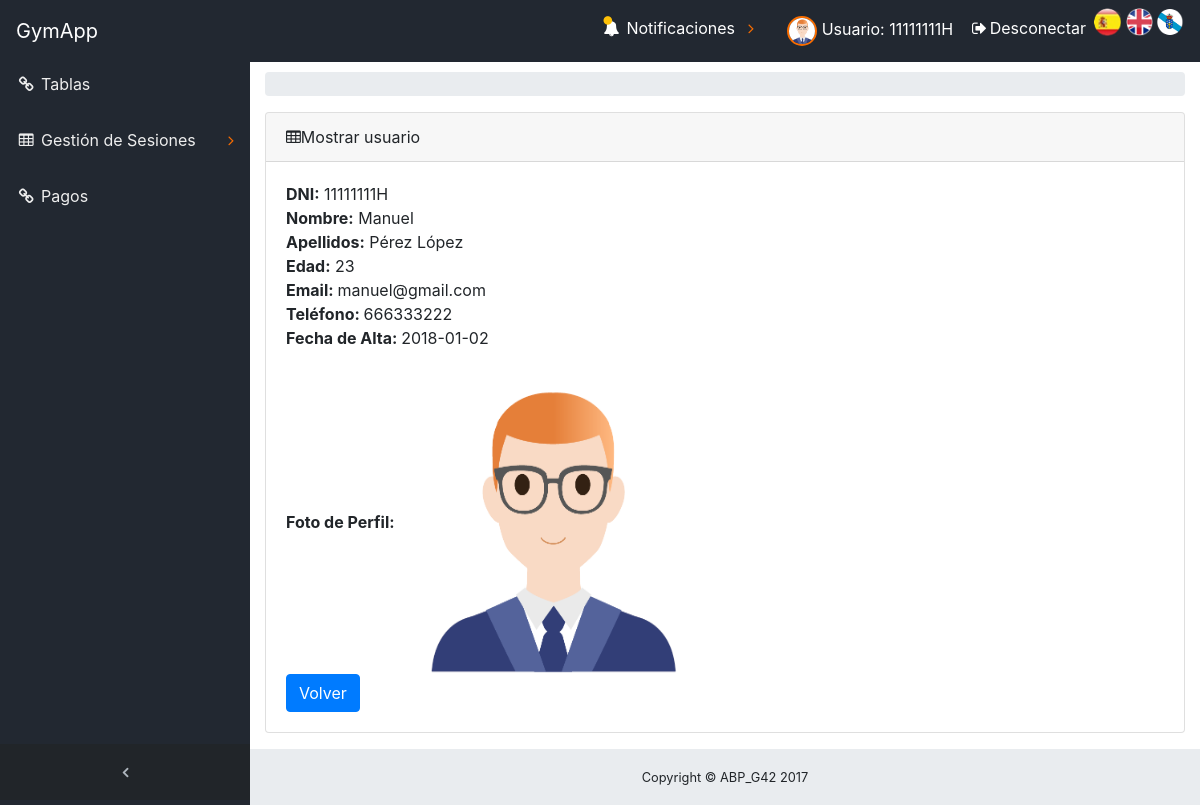
Screenshot of /ABP/index.php?controller=Usuario&action=UsuarioView&dni=11111111H (signed in) with the database file from the repository.
### tables this page shows
CREATE TABLE `usuario` (
  `dni` varchar(10) NOT NULL,
  `nombre` varchar(50) NOT NULL,
  `apellidos` varchar(50) NOT NULL,
  `edad` tinyint(4) DEFAULT NULL,
  `contrasena` varchar(128) NOT NULL,
  `email` varchar(100) DEFAULT NULL,
  `telefono` varchar(20) NOT NULL,
  `fechaAlta` date NOT NULL,
  `fotoperfil` varchar(200) DEFAULT NULL
);

### ABP/core/ViewManager.php (called while the page is built, shortened)
<?php
class ViewManager {
	private $variables = array();
	private $layout = "default";
	public function setVariable($varname, $value, $flash=false) {
		$this->variables[$varname] = $value;
	}
	public function getVariable($varname, $default=NULL) {
		if (!isset($this->variables[$varname])) {
			return $default;
		}
		return $this->variables[$varname];
	}
	public function render($controller, $viewname) {
		include(__DIR__ . "/../view/$controller/$viewname.php");
		$this->renderLayout();
	}
	private function renderLayout() {
		include(__DIR__ . "/../view/layouts/" .$this->layout.".php");
	}
	private static $viewmanager_singleton = NULL;
	public static function getInstance() {
		if (self::$viewmanager_singleton == null) {
			self::$viewmanager_singleton = new ViewManager();
		}
		return self::$viewmanager_singleton;
	}
}

### ABP/controller/UsuarioController.php (called while the page is built, shortened)
<?php
require_once(__DIR__."/../core/ViewManager.php");
require_once(__DIR__ . "/../model/UsuarioMapper.php");
require_once(__DIR__ . "/../model/Usuario.php");
class UsuarioController extends BaseController
{
    private $usuarioMapper;
    public function __construct()
    {
        $this->usuarioMapper = new UsuarioMapper();
    }
    public function UsuarioView()
    {
        $dni = $_GET["dni"];
        $usuario = $this->usuarioMapper->findById($dni);
        $this->view->setVariable("usuario", $usuario);
        $this->view->render("usuario", "usuarioSHOWCURRENT");
    }
}
?>

### ABP/index.php (called while the page is built, shortened)
<?php
function run() {
	try {
		$controller = loadController($_GET["controller"]);
		$actionName = $_GET["action"];
		$controller->$actionName();
	} catch(Exception $ex) {
		die("An exception occured!!!!!".$ex->getMessage());
	}
}
function loadController($controllerName) {
	return new $controllerClassName();
}
run();
?>

### ABP/view/messages/messages_es.php (called while the page is built)
<?php
    $i18n_messages = array(
    	'Nombre'=> 'Nombre',
    	'Asunto' => 'Asunto',
    	'contenido' => 'contenido',
    	'nombre' => 'nombre',
    	'El atributo '=>'El atributo ',
    	' no puede ser vacío' => ' no puede ser vacío',
    	'Longitud incorrecta. El atributo ' => 'Longitud incorrecta. El atributo ',
    	' debe tener una longitud máxima de '=>' debe tener una longitud máxima de ',
    	' y tiene '=>' y tiene ',
    	'El atributo no sigue el formato correcto. Pruebe example@example.com' => 'El atributo no sigue el formato correcto. Pruebe example@example.com',
    	' contiene caracteres no alfabéticos'=>' contiene caracteres no alfabéticos',
    	' no esta comprendido en ['=>' no esta comprendido en [',
    	' no puede tener mas de ' => ' no puede tener mas de ',
    	'decimales'=>'decimales',
    	' no tiene 8 números seguidos de una letra: FORMATO INCORRECTO!!!'=>' no tiene 8 números seguidos de una letra: FORMATO INCORRECTO!!!',
    	'La letra del DNI no es correcta'=>'La letra del DNI no es correcta',
    	' no tiene un formato válido de telefeno.'=>' no tiene un formato válido de telefeno.',
    	' debe estar compuesto únicamente por digitos.'=>' debe estar compuesto únicamente por digitos.',
        'precio' => 'precio',
        ': activar para ordenar columna ascendentemente'=>': activar para ordenar columna ascendentemente',
        ': activar para ordenar columna descendentemente'=>': activar para ordenar columna descendentemente',
        'Primero' => 'Primero',
        'Último'=>'Último',
        'Siguiente'=>'Siguiente',
        'Anterior'=>'Anterior',
        'Tabla sin datos'=>'Tabla sin datos',
        'Mostrando _START_ a _END_ de _TOTAL_ elementos'=>'Mostrando _START_ a _END_ de _TOTAL_ elementos',
        'Mostrando 0 a 0 de 0 elementos'=>'Mostrando 0 a 0 de 0 elementos',
        '(filtrados de _MAX_ elementos totales)'=>'(filtrados de _MAX_ elementos totales)',
        'Mostrar _MENU_ elementos'=>'Mostrar _MENU_ elementos',
        'Cargando...'=>'Cargando...',
        'Procesando...'=>'Procesando...',
        'Buscar:'=>'Buscar:',
        'No se encontró nada'=>'No se encontró nada',
        'dni' => 'dni',
        'contraseña' => 'contraseña'
    );
?>

### ABP/core/I18n.php (called while the page is built, shortened)
<?php
class I18n {
	private $messages;
	public function setLanguage($language) {
		$this->messages = $i18n_messages;
	}
	public function i18n($key) {
		if (isset($this->messages[$key])){
			return $this->messages[$key];
		}else{
			return $key;
		}
	}
	private static $i18n_singleton = null;
	public static function getInstance() {
		if (self::$i18n_singleton == NULL) {
			self::$i18n_singleton = new I18n();
		}
		return self::$i18n_singleton;
	}
}
function i18n($key) {
	return I18n::getInstance()->i18n($key);
}

### ABP/model/Usuario.php (called while the page is built, shortened)
<?php
class Usuario
{
            private $dni;
            private $nombre;
            private $apellidos;
            private $edad;
            private $email;
            private $telefono;
            private $fechaAlta;
            private $fotoperfil;
        function __construct($dni=NULL,$nombre=NULL,$apellidos=NULL,$edad=NULL,$password=NULL,$email=NULL,$telefono=NULL,$fechaAlta=NULL,$tipo=NULL,$fotoperfil=NULL){
            $this->dni = $dni;
            $this->nombre = $nombre;
            $this->apellidos = $apellidos;
            $this->edad = $edad;
            $this->email = $email;
            $this->telefono = $telefono;
            $this->fechaAlta=$fechaAlta;
            $this->fotoperfil=$fotoperfil;
        }
    public function getDni() {
        return $this->dni;
    }
    public function getNombre() {
        return $this->nombre;
    }
    public function getApellidos() {
        return $this->apellidos;
    }
    public function getEdad(){
        return $this->edad;
    }
    public function getEmail(){
        return $this->email;
    }
    public function getTelefono(){
        return $this->telefono;
    }
    public function getFecha(){
        return $this->fechaAlta;
    }
    public function getFotoPerfil(){
        return $this->fotoperfil;
    }
}
?>

### ABP/model/UsuarioMapper.php (called while the page is built, shortened)
<?php
require_once(__DIR__."/../core/Access_DB.php");
require_once(__DIR__."/Usuario.php");
class UsuarioMapper {
    protected $db;
    public function __construct()
    {
        $this->db = PDOConnection::getInstance();
    }
      public function findById($dni)
    {
        $stmt = $this->db->prepare("SELECT * FROM usuario WHERE dni=?");
        $stmt->execute(array($dni));
        $usuario = $stmt->fetch(PDO::FETCH_ASSOC);
        if($usuario != null)
         {
            return new Usuario($usuario["dni"],$usuario["nombre"],$usuario["apellidos"],$usuario["edad"],null,$usuario["email"],$usuario["telefono"],$usuario["fechaAlta"],'', $usuario['fotoperfil']);
        }else
        {
            return NULL;
        }
    }
    public function obtenerFotoPerfil(){
        $stmt = $this->db->prepare("SELECT fotoperfil FROM usuario WHERE dni=?");
        $stmt->execute(array($_SESSION['currentuser']));
        $foto_db = $stmt->fetch(PDO::FETCH_ASSOC);
        return $foto_db['fotoperfil'];
    }
}
?>

### ABP/core/Access_DB.php (called while the page is built, shortened)
<?php
class PDOConnection {
	private static $db_singleton = null;
	public static function getInstance() {
		if (self::$db_singleton == null) {
			self::$db_singleton = new PDO(
			"mysql:host=".HOST.";dbname=".DB.";charset=utf8",
			USER,
			PASS,
			array(
				PDO::ATTR_EMULATE_PREPARES => false,
				PDO::ATTR_ERRMODE => PDO::ERRMODE_EXCEPTION)
			);
		}
		return self::$db_singleton;
	}
}
?>

### ABP/view/usuario/usuarioSHOWCURRENT.php (the view, shortened to what this page needs)
<?php
require_once(__DIR__."/../../core/ViewManager.php");
    $view = ViewManager::getInstance();
    $usuario = $view->getVariable("usuario");
?>
<div class="content-wrapper">
    <div class="container-fluid">
        <ol class="breadcrumb">
        </ol>
        <div class="card mb-3">
            <div class="card-header">
                <i class="fa fa-table"></i><?= i18n("Mostrar usuario") ?>
            </div>
            <div class="card-body">
                <b><?= i18n("DNI") ?>:</b> <?php echo $usuario->getDni(); ?><br>
                <b><?= i18n("Nombre") ?>:</b> <?php echo $usuario->getNombre(); ?><br>
                <b><?= i18n("Apellidos") ?>:</b> <?php echo $usuario->getApellidos(); ?><br>
                <b><?= i18n("Edad") ?>:</b> <?php echo $usuario->getEdad(); ?><br>
                <b><?= i18n("Email") ?>: </b> <?php echo $usuario->getEmail(); ?><br>
                <b><?= i18n("Teléfono") ?>: </b> <?php echo $usuario->getTelefono(); ?><br>
                <b><?= i18n("Fecha de Alta") ?>: </b> <?php echo $usuario->getFecha(); ?><br><br>
                <b><?= i18n("Foto de Perfil") ?>: </b><img src="<?php echo $usuario->getFotoPerfil(); ?>" height="300" width="300"><br>
                <button type="button" onclick="window.location.href='./index.php?controller=Usuario&amp;action=UsuariosListar'" class="btn btn-primary">Volver</button>
            </div>
        </div>
    </div>
</div>

### ABP/view/layouts/menuSuperior.php (shortened to what this page needs)
<html>
    <link rel="stylesheet" type="text/css" href="./view/Icons/icomoon/style.css">
    <link rel="stylesheet" type="text/css" href="./view/Icons/icomoon/modifyIcon.css">
                    <li class="nav-item" data-toggle="tooltip">
                        <a class="nav-link" href="./index.php?controller=Usuario&amp;action=UsuarioView&amp;dni=<?php echo $_SESSION['currentuser'];?>">
                            <?php require_once './model/UsuarioMapper.php';
                            $UsuarioMapper = new UsuarioMapper();
                            $fotoperfil = $UsuarioMapper->obtenerFotoPerfil();
                            ?>
                            <img class="imgRedonda" src="<?php echo $fotoperfil; ?>" height="40" width="40">
                            <span class="nav-link-text"> <?= i18n("Usuario");?>: <?php echo $_SESSION['currentuser']; ?></span>
                        </a>
                    </li>
                    <li class="nav-item">
                        <a class="nav-link" data-toggle="modal" data-target="#exampleModal">
                            <i class="fa fa-fw fa-sign-out"></i><?= i18n("Desconectar") ?>
                        </a>
                    </li>
<html>

### rows the page displays
usuario: fotoperfil (picture), dni "11111111H", nombre "Manuel", apellidos "Pérez López", edad "23", email "manuel@gmail.com", telefono "666333222", fechaAlta "2018-01-02"

### other values shown
i18n("GymApp") "GymApp"
i18n("Tablas") "Tablas"
i18n("Gestión de Sesiones") "Gestión de Sesiones"
i18n("Pagos") "Pagos"
i18n("Notificaciones") "Notificaciones"
i18n("Usuario") "Usuario"
$_SESSION['currentuser'] "11111111H"
i18n("Desconectar") "Desconectar"
i18n("Mostrar usuario") "Mostrar usuario"
i18n("DNI") "DNI"
i18n("Nombre") "Nombre"
i18n("Apellidos") "Apellidos"
i18n("Edad") "Edad"
i18n("Email") "Email"
i18n("Teléfono") "Teléfono"
